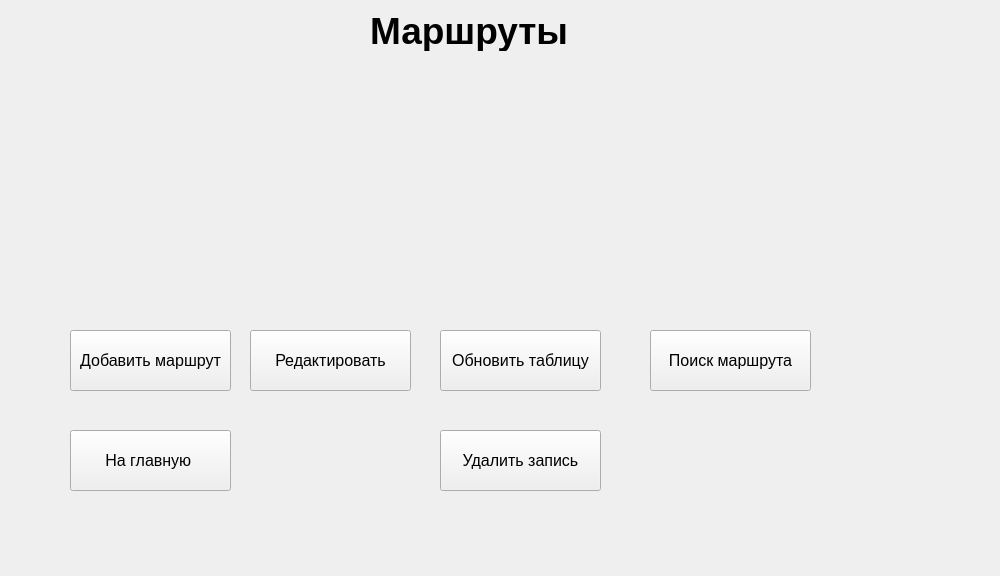
<?xml version="1.0" encoding="UTF-8"?>
<ui version="4.0">
 <class>AddRoutes</class>
 <widget class="QWidget" name="AddRoutes">
  <property name="geometry">
   <rect>
    <x>0</x>
    <y>0</y>
    <width>1000</width>
    <height>576</height>
   </rect>
  </property>
  <property name="windowTitle">
   <string>Маршруты</string>
  </property>
  <widget class="QPushButton" name="pushButton_3">
   <property name="geometry">
    <rect>
     <x>440</x>
     <y>330</y>
     <width>161</width>
     <height>61</height>
    </rect>
   </property>
   <property name="font">
    <font>
     <pointsize>12</pointsize>
    </font>
   </property>
   <property name="text">
    <string>Обновить таблицу</string>
   </property>
  </widget>
  <widget class="QPushButton" name="pushButton_2">
   <property name="geometry">
    <rect>
     <x>250</x>
     <y>330</y>
     <width>161</width>
     <height>61</height>
    </rect>
   </property>
   <property name="font">
    <font>
     <pointsize>12</pointsize>
    </font>
   </property>
   <property name="text">
    <string>Редактировать</string>
   </property>
  </widget>
  <widget class="QPushButton" name="pushButton_6">
   <property name="geometry">
    <rect>
     <x>650</x>
     <y>330</y>
     <width>161</width>
     <height>61</height>
    </rect>
   </property>
   <property name="font">
    <font>
     <pointsize>12</pointsize>
    </font>
   </property>
   <property name="text">
    <string>Поиск маршрута</string>
   </property>
  </widget>
  <widget class="QPushButton" name="pushButton_4">
   <property name="geometry">
    <rect>
     <x>440</x>
     <y>430</y>
     <width>161</width>
     <height>61</height>
    </rect>
   </property>
   <property name="font">
    <font>
     <pointsize>12</pointsize>
    </font>
   </property>
   <property name="text">
    <string>Удалить запись</string>
   </property>
  </widget>
  <widget class="QPushButton" name="pushButton">
   <property name="geometry">
    <rect>
     <x>70</x>
     <y>330</y>
     <width>161</width>
     <height>61</height>
    </rect>
   </property>
   <property name="font">
    <font>
     <pointsize>12</pointsize>
    </font>
   </property>
   <property name="text">
    <string>Добавить маршрут</string>
   </property>
  </widget>
  <widget class="QPushButton" name="pushButton_5">
   <property name="geometry">
    <rect>
     <x>70</x>
     <y>430</y>
     <width>161</width>
     <height>61</height>
    </rect>
   </property>
   <property name="font">
    <font>
     <pointsize>12</pointsize>
    </font>
   </property>
   <property name="text">
    <string>На главную </string>
   </property>
  </widget>
  <widget class="QLabel" name="label">
   <property name="geometry">
    <rect>
     <x>370</x>
     <y>10</y>
     <width>211</width>
     <height>41</height>
    </rect>
   </property>
   <property name="font">
    <font>
     <pointsize>28</pointsize>
     <weight>75</weight>
     <bold>true</bold>
    </font>
   </property>
   <property name="text">
    <string>Маршруты</string>
   </property>
  </widget>
 </widget>
 <resources/>
 <connections/>
</ui>
